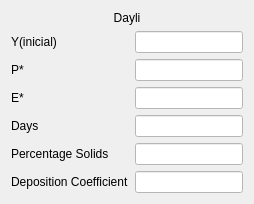
            <widget class="QWidget" name="tab_7">
             <attribute name="title">
              <string>Step 01</string>
             </attribute>
             <layout class="QGridLayout" name="gridLayout_10">
              <item row="0" column="0">
               <layout class="QVBoxLayout" name="verticalLayout_25">
                <item>
                 <widget class="QLabel" name="label_48">
                  <property name="maximumSize">
                   <size>
                    <width>16777215</width>
                    <height>20</height>
                   </size>
                  </property>
                  <property name="text">
                   <string>&lt;html&gt;&lt;head/&gt;&lt;body&gt;&lt;p align=&quot;center&quot;&gt;Dayli&lt;/p&gt;&lt;/body&gt;&lt;/html&gt;</string>
                  </property>
                 </widget>
                </item>
                <item>
                 <layout class="QHBoxLayout" name="horizontalLayout_6">
                  <item>
                   <layout class="QVBoxLayout" name="verticalLayout_37">
                    <item>
                     <widget class="QLabel" name="label_82">
                      <property name="text">
                       <string>Y(inicial)</string>
                      </property>
                     </widget>
                    </item>
                    <item>
                     <widget class="QLabel" name="label_83">
                      <property name="text">
                       <string>P*</string>
                      </property>
                     </widget>
                    </item>
                    <item>
                     <widget class="QLabel" name="label_84">
                      <property name="text">
                       <string>E*</string>
                      </property>
                     </widget>
                    </item>
                    <item>
                     <widget class="QLabel" name="label_85">
                      <property name="text">
                       <string>Days</string>
                      </property>
                     </widget>
                    </item>
                    <item>
                     <widget class="QLabel" name="label_86">
                      <property name="text">
                       <string>Percentage Solids</string>
                      </property>
                     </widget>
                    </item>
                    <item>
                     <widget class="QLabel" name="label_87">
                      <property name="text">
                       <string>Deposition Coefficient</string>
                      </property>
                     </widget>
                    </item>
                   </layout>
                  </item>
                  <item>
                   <layout class="QVBoxLayout" name="verticalLayout_36">
                    <item>
                     <widget class="QLineEdit" name="lineEdit">
                      <property name="styleSheet">
                       <string notr="true">background-color: rgb(255, 255, 255);</string>
                      </property>
                     </widget>
                    </item>
                    <item>
                     <widget class="QLineEdit" name="lineEdit_2">
                      <property name="styleSheet">
                       <string notr="true">background-color: rgb(255, 255, 255);</string>
                      </property>
                     </widget>
                    </item>
                    <item>
                     <widget class="QLineEdit" name="lineEdit_3">
                      <property name="styleSheet">
                       <string notr="true">background-color: rgb(255, 255, 255);</string>
                      </property>
                     </widget>
                    </item>
                    <item>
                     <widget class="QLineEdit" name="lineEdit_4">
                      <property name="styleSheet">
                       <string notr="true">background-color: rgb(255, 255, 255);</string>
                      </property>
                     </widget>
                    </item>
                    <item>
                     <widget class="QLineEdit" name="lineEdit_5">
                      <property name="styleSheet">
                       <string notr="true">background-color: rgb(255, 255, 255);</string>
                      </property>
                     </widget>
                    </item>
                    <item>
                     <widget class="QLineEdit" name="lineEdit_6">
                      <property name="styleSheet">
                       <string notr="true">background-color: rgb(255, 255, 255);</string>
                      </property>
                     </widget>
                    </item>
                   </layout>
                  </item>
                 </layout>
                </item>
               </layout>
              </item>
             </layout>
            </widget>
